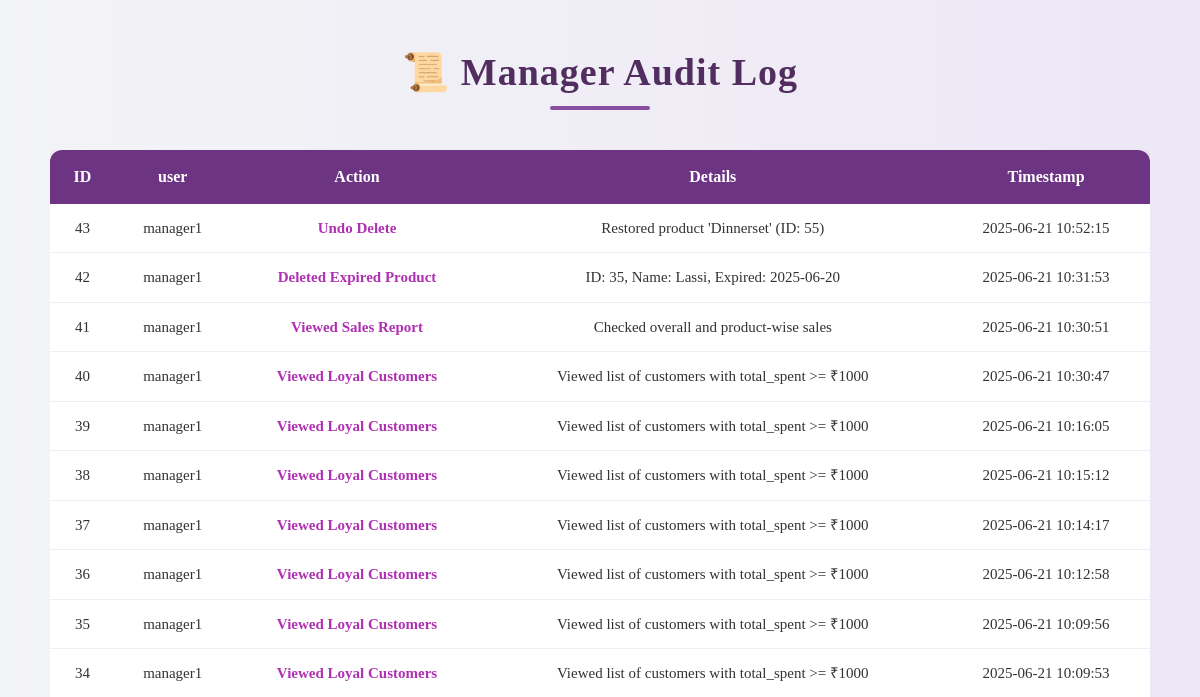
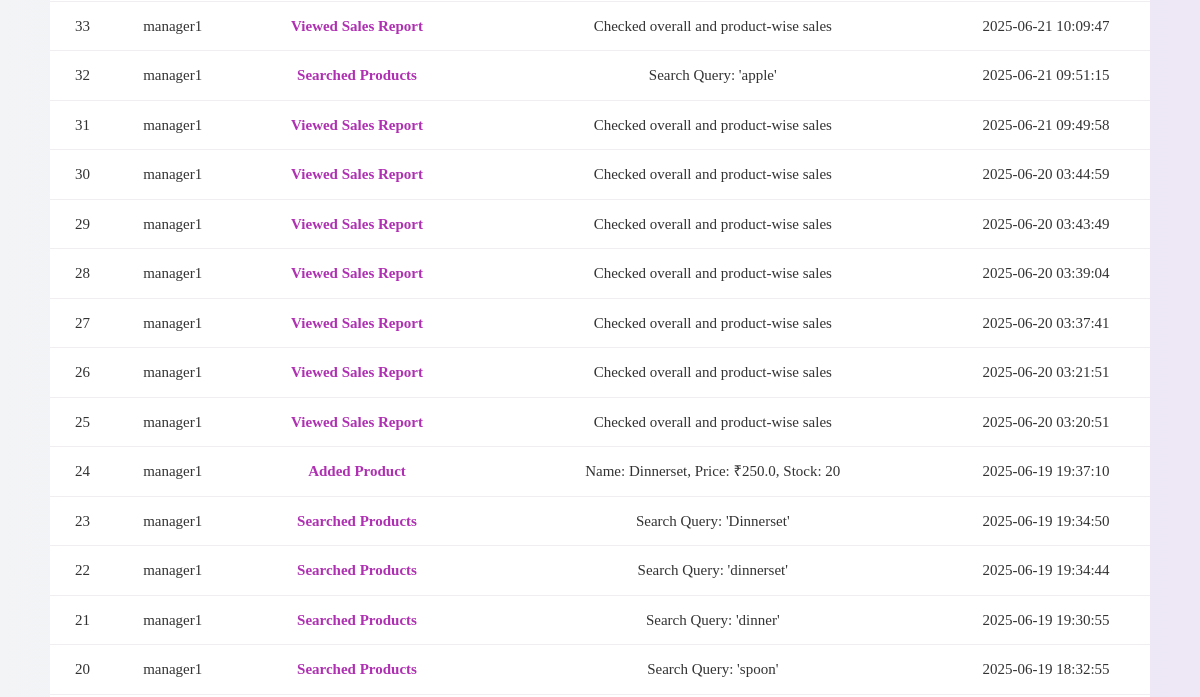
/manager/audit_log (signed in, upper part), run on an earlier commit of the app's database (2 pictures, top to bottom).
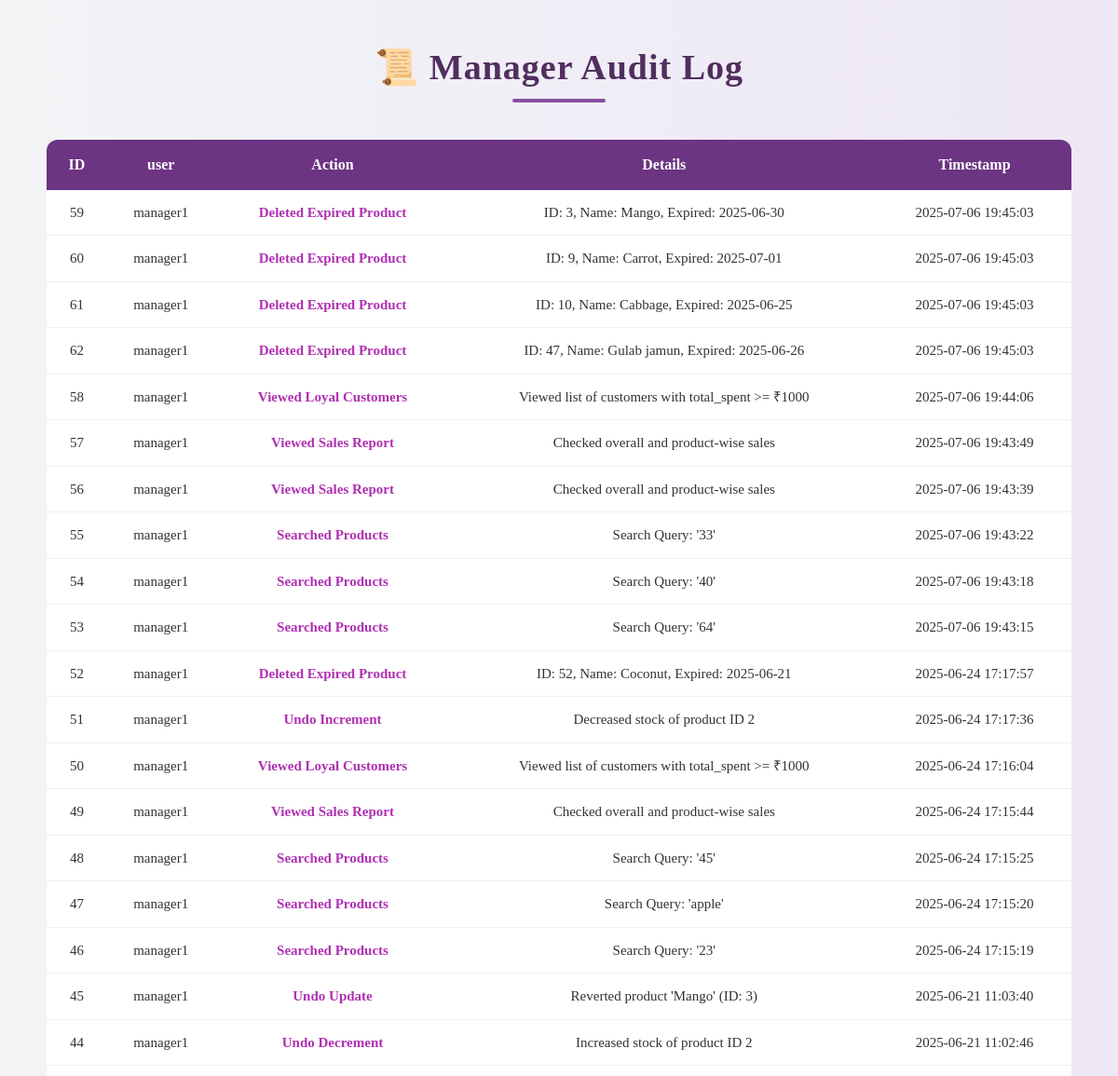
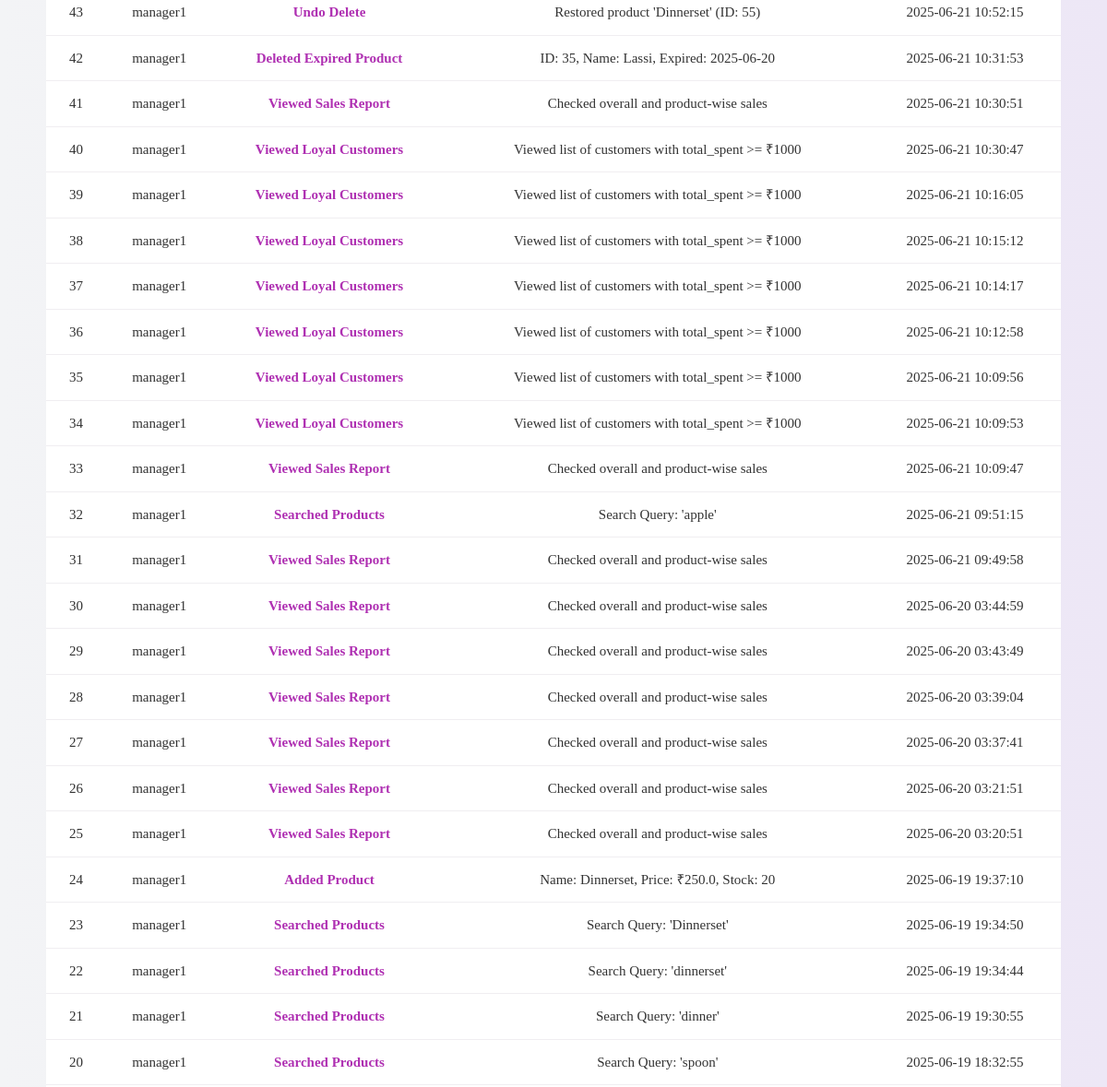
And on a later commit of the database (2 pictures, top to bottom).
### tables this page shows
CREATE TABLE "manager_audit" (
	"id"	INTEGER,
	"action"	TEXT NOT NULL,
	"details"	TEXT NOT NULL,
	"timestamp"	DATETIME DEFAULT CURRENT_TIMESTAMP,
	"user"	TEXT NOT NULL,
	PRIMARY KEY("id" AUTOINCREMENT)
);

### app.py (the view)
@app.route('/manager/audit_log')
def manager_audit_log():
    if 'role' in session and session['role'] == 'manager':
        try:
            with get_db_connection() as conn:
                cursor = conn.cursor()
                cursor.execute("SELECT * FROM manager_audit ORDER BY timestamp DESC")
                logs = cursor.fetchall()
            return render_template("manager_audit_log.html", logs=logs)
        except Exception as e:
            print("Error fetching manager audit logs:", e)
            flash("⚠️ Could not load audit logs at the moment.", "danger")
            return redirect('/manager')
    return redirect('/login')

### app.py (called while the page is built)
@contextmanager
def get_db_connection():
    conn = sqlite3.connect("grocery.db", timeout=10)
    conn.execute("PRAGMA journal_mode=WAL;")
    try:
        yield conn
        conn.commit()
    except Exception as e:
        conn.rollback()
        raise e
    finally:
        conn.close()

### templates/manager_audit_log.html (shortened to what this page needs)
<!DOCTYPE html>
<html lang="en">
<head>
    <link href="https://cdn.jsdelivr.net/npm/bootstrap@5.3.3/dist/css/bootstrap.min.css" rel="stylesheet">
</head>
<body>
    <h2>📜 Manager Audit Log</h2>
    {% if logs %}
    <div class="scroll-shadow">
        <table>
            <thead>
                <tr>
                    <th>ID</th>
                    <th>user</th>
                    <th>Action</th>
                    <th>Details</th>
                    <th>Timestamp</th>
                </tr>
            </thead>
            <tbody>
                {% for log in logs %}
                <tr>
                    <td>{{ log[0] }}</td>
                    <td>{{log[4]}}</td>
                    <td class="highlight-action">{{ log[1] }}</td>
                    <td>{{ log[2] }}</td>
                    <td>{{ log[3] }}</td>
                </tr>
                {% endfor %}
            </tbody>
        </table>
    </div>
    {% else %}
        <p class="no-logs">🛡️ No heroic actions recorded yet.</p>
    {% endif %}
</body>
</html>

What changed in the data, as far as the page shows it:
added manager_audit: id "59", user "manager1", action "Deleted Expired Product", details "ID: 3, Name: Mango, Expired: 2025-06-30", timestamp "2025-07-06 19:45:03"
added manager_audit: id "60", user "manager1", action "Deleted Expired Product", details "ID: 9, Name: Carrot, Expired: 2025-07-01", timestamp "2025-07-06 19:45:03"
added manager_audit: id "61", user "manager1", action "Deleted Expired Product", details "ID: 10, Name: Cabbage, Expired: 2025-06-25", timestamp "2025-07-06 19:45:03"
added manager_audit: id "62", user "manager1", action "Deleted Expired Product", details "ID: 47, Name: Gulab jamun, Expired: 2025-06-26", timestamp "2025-07-06 19:45:03"
added manager_audit: id "58", user "manager1", action "Viewed Loyal Customers", details "Viewed list of customers with total_spent >= ₹1000", timestamp "2025-07-06 19:44:06"
added manager_audit: id "57", user "manager1", action "Viewed Sales Report", details "Checked overall and product-wise sales", timestamp "2025-07-06 19:43:49"
added manager_audit: id "56", user "manager1", action "Viewed Sales Report", details "Checked overall and product-wise sales", timestamp "2025-07-06 19:43:39"
added manager_audit: id "55", user "manager1", action "Searched Products", details "Search Query: '33'", timestamp "2025-07-06 19:43:22"
added manager_audit: id "54", user "manager1", action "Searched Products", details "Search Query: '40'", timestamp "2025-07-06 19:43:18"
added manager_audit: id "53", user "manager1", action "Searched Products", details "Search Query: '64'", timestamp "2025-07-06 19:43:15"
added manager_audit: id "52", user "manager1", action "Deleted Expired Product", details "ID: 52, Name: Coconut, Expired: 2025-06-21", timestamp "2025-06-24 17:17:57"
added manager_audit: id "51", user "manager1", action "Undo Increment", details "Decreased stock of product ID 2", timestamp "2025-06-24 17:17:36"
added manager_audit: id "50", user "manager1", action "Viewed Loyal Customers", details "Viewed list of customers with total_spent >= ₹1000", timestamp "2025-06-24 17:16:04"
added manager_audit: id "49", user "manager1", action "Viewed Sales Report", details "Checked overall and product-wise sales", timestamp "2025-06-24 17:15:44"
added manager_audit: id "48", user "manager1", action "Searched Products", details "Search Query: '45'", timestamp "2025-06-24 17:15:25"
added manager_audit: id "47", user "manager1", action "Searched Products", details "Search Query: 'apple'", timestamp "2025-06-24 17:15:20"
added manager_audit: id "46", user "manager1", action "Searched Products", details "Search Query: '23'", timestamp "2025-06-24 17:15:19"
added manager_audit: id "45", user "manager1", action "Undo Update", details "Reverted product 'Mango' (ID: 3)", timestamp "2025-06-21 11:03:40"
added manager_audit: id "44", user "manager1", action "Undo Decrement", details "Increased stock of product ID 2", timestamp "2025-06-21 11:02:46"
